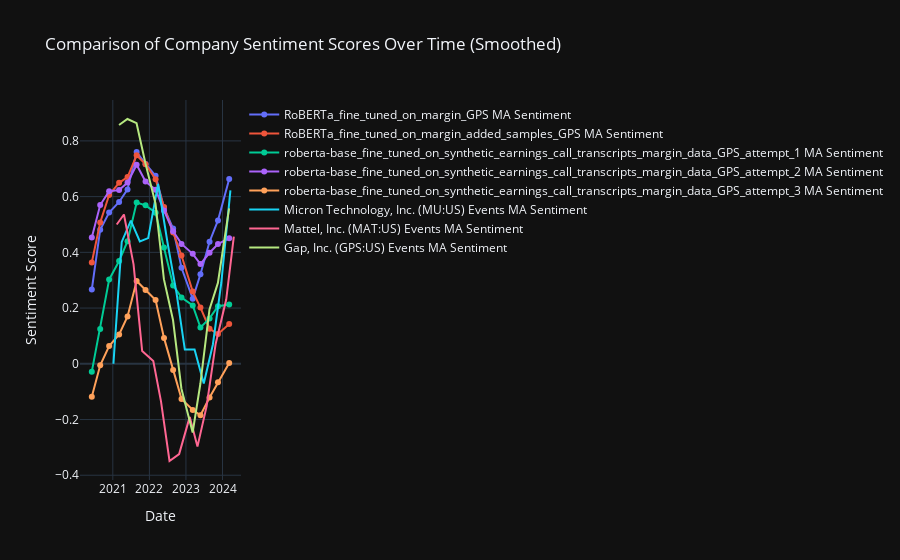

Source (notebook cell):
### Code cell
import pandas as pd
import plotly.graph_objects as go

# Load original data
overview_df = pd.read_csv("../overview_files_archive/overview_margin.csv")
overview_df['Date'] = pd.to_datetime(overview_df['Date'])

# Load financial events data
events_df = pd.read_csv("amenity_extractions.csv")
events_df['Financial Events Publication Date'] = pd.to_datetime(events_df['Financial Events Publication Date'])

# Rename columns for easier manipulation
events_df.rename(columns={
    'Financial Events Publication Date': 'Date',
    'Company Info Company': 'Company Ticker',
    'Financial Events Polarity': 'Polarity'
}, inplace=True)

# Calculate sentiment score for each date and company
polarity_count = events_df.groupby(['Date', 'Company Ticker', 'Polarity']).size().unstack(fill_value=0)
polarity_count['Sentiment Score'] = (polarity_count.get('pos', 0) - polarity_count.get('neg', 0)) / \
                                    (polarity_count.get('pos', 0) + polarity_count.get('neg', 0) + 1)

polarity_count.reset_index(inplace=True)

# Window size for moving average
window_size = 5

# Create a Plotly figure
fig = go.Figure()

# Plotting original data: moving average sentiment score
for company in overview_df['Company Ticker'].unique():
    company_df = overview_df[overview_df['Company Ticker'] == company].copy()
    company_df.sort_values('Date', inplace=True)
    company_df['MA Sentiment Score'] = company_df['Sentiment Score'].rolling(window=window_size, min_periods=1).mean()
    fig.add_trace(go.Scatter(x=company_df['Date'], y=company_df['MA Sentiment Score'], mode='lines+markers', name=f"{company} MA Sentiment"))

# Plotting new data: moving average of sentiment score from financial events
for company in polarity_count['Company Ticker'].unique():
    company_df = polarity_count[polarity_count['Company Ticker'] == company]
    company_df.sort_values('Date', inplace=True)
    company_df['MA Sentiment Score'] = company_df['Sentiment Score'].rolling(window=window_size, min_periods=1).mean()
    fig.add_trace(go.Scatter(x=company_df['Date'], y=company_df['MA Sentiment Score'], mode='lines', name=f"{company} Events MA Sentiment"))

# Update layout
fig.update_layout(title='Comparison of Company Sentiment Scores Over Time (Smoothed)',
                  xaxis_title='Date',
                  yaxis_title='Sentiment Score',
                  template='plotly_dark')

# Show the plot
fig.show()

### Figure 1 — Plotly figure (JSON) as saved in the notebook; plotly's stock layout.template omitted (floating-point values rounded to 4 significant figures)
{"data": [{"mode": "lines+markers", "name": "RoBERTa_fine_tuned_on_margin_GPS MA Sentiment", "type": "scatter", "x": ["2020-06-05T03:57:06", "2020-08-28T00:00:58", "2020-11-25T07:36:35", "2021-03-04T22:37:05", "2021-05-27T23:14:03", "2021-08-26T21:46:11", "2021-11-23T23:33:05", "2022-03-03T20:59:08", "2022-05-26T21:51:05", "2022-08-25T20:29:06", "2022-11-17T18:38:06", "2023-03-09T18:21:04", "2023-05-25T20:30:21", "2023-08-24T19:18:05", "2023-11-16T19:23:09", "2024-03-07T20:34:03"], "y": [0.2667, 0.4812, 0.543, 0.5809, 0.6258, 0.76, 0.7174, 0.6746, 0.56, 0.4855, 0.3447, 0.2339, 0.3211, 0.438, 0.5145, 0.6628]}, {"mode": "lines+markers", "name": "RoBERTa_fine_tuned_on_margin_added_samples_GPS MA Sentiment", "type": "scatter", "x": ["2020-06-05T03:57:06", "2020-08-28T00:00:58", "2020-11-25T07:36:35", "2021-03-04T22:37:05", "2021-05-27T23:14:03", "2021-08-26T21:46:11", "2021-11-23T23:33:05", "2022-03-03T20:59:08", "2022-05-26T21:51:05", "2022-08-25T20:29:06", "2022-11-17T18:38:06", "2023-03-09T18:21:04", "2023-05-25T20:30:21", "2023-08-24T19:18:05", "2023-11-16T19:23:09", "2024-03-07T20:34:03"], "y": [0.3636, 0.5074, 0.6059, 0.6494, 0.6703, 0.7483, 0.7164, 0.6621, 0.5623, 0.4715, 0.3885, 0.2594, 0.2019, 0.1257, 0.1073, 0.1432]}, {"mode": "lines+markers", "name": "roberta-base_fine_tuned_on_synthetic_earnings_call_transcripts_margin_data_GPS_attempt_1 MA Sentiment", "type": "scatter", "x": ["2020-06-05T03:57:06", "2020-08-28T00:00:58", "2020-11-25T07:36:35", "2021-03-04T22:37:05", "2021-05-27T23:14:03", "2021-08-26T21:46:11", "2021-11-23T23:33:05", "2022-03-03T20:59:08", "2022-05-26T21:51:05", "2022-08-25T20:29:06", "2022-11-17T18:38:06", "2023-03-09T18:21:04", "2023-05-25T20:30:21", "2023-08-24T19:18:05", "2023-11-16T19:23:09", "2024-03-07T20:34:03"], "y": [-0.02817, 0.1252, 0.3022, 0.3689, 0.4399, 0.5789, 0.5688, 0.5423, 0.417, 0.2813, 0.2376, 0.2093, 0.1304, 0.1629, 0.2064, 0.2125]}, {"mode": "lines+markers", "name": "roberta-base_fine_tuned_on_synthetic_earnings_call_transcripts_margin_data_GPS_attempt_2 MA Sentiment", "type": "scatter", "x": ["2020-06-05T03:57:06", "2020-08-28T00:00:58", "2020-11-25T07:36:35", "2021-03-04T22:37:05", "2021-05-27T23:14:03", "2021-08-26T21:46:11", "2021-11-23T23:33:05", "2022-03-03T20:59:08", "2022-05-26T21:51:05", "2022-08-25T20:29:06", "2022-11-17T18:38:06", "2023-03-09T18:21:04", "2023-05-25T20:30:21", "2023-08-24T19:18:05", "2023-11-16T19:23:09", "2024-03-07T20:34:03"], "y": [0.4534, 0.5696, 0.6193, 0.6233, 0.6503, 0.7142, 0.6543, 0.6247, 0.5497, 0.4755, 0.4303, 0.3947, 0.3578, 0.3985, 0.4296, 0.4506]}, {"mode": "lines+markers", "name": "roberta-base_fine_tuned_on_synthetic_earnings_call_transcripts_margin_data_GPS_attempt_3 MA Sentiment", "type": "scatter", "x": ["2020-06-05T03:57:06", "2020-08-28T00:00:58", "2020-11-25T07:36:35", "2021-03-04T22:37:05", "2021-05-27T23:14:03", "2021-08-26T21:46:11", "2021-11-23T23:33:05", "2022-03-03T20:59:08", "2022-05-26T21:51:05", "2022-08-25T20:29:06", "2022-11-17T18:38:06", "2023-03-09T18:21:04", "2023-05-25T20:30:21", "2023-08-24T19:18:05", "2023-11-16T19:23:09", "2024-03-07T20:34:03"], "y": [-0.1182, -0.005327, 0.06373, 0.1051, 0.17, 0.2973, 0.2649, 0.2292, 0.09295, -0.02229, -0.1259, -0.1656, -0.1846, -0.1207, -0.06657, 0.003227]}, {"mode": "lines", "name": "Micron Technology, Inc. (MU:US) Events MA Sentiment", "type": "scatter", "x": ["2021-01-07T00:00:00", "2021-03-31T00:00:00", "2021-06-30T00:00:00", "2021-09-28T00:00:00", "2021-12-20T00:00:00", "2022-03-29T00:00:00", "2022-06-30T00:00:00", "2022-09-29T00:00:00", "2022-12-21T00:00:00", "2023-03-28T00:00:00", "2023-06-28T00:00:00", "2023-09-27T00:00:00", "2023-12-20T00:00:00", "2024-03-20T00:00:00"], "y": [0, 0.4375, 0.5139, 0.439, 0.4512, 0.6455, 0.4371, 0.2538, 0.05095, 0.05095, -0.07061, 0.06939, 0.2908, 0.6223]}, {"mode": "lines", "name": "Mattel, Inc. (MAT:US) Events MA Sentiment", "type": "scatter", "x": ["2021-02-09T00:00:00", "2021-04-22T00:00:00", "2021-07-27T00:00:00", "2021-10-21T00:00:00", "2022-02-09T00:00:00", "2022-04-27T00:00:00", "2022-07-21T00:00:00", "2022-10-25T00:00:00", "2023-02-08T00:00:00", "2023-04-26T00:00:00", "2023-07-26T00:00:00", "2023-10-25T00:00:00", "2024-02-07T00:00:00", "2024-04-23T00:00:00"], "y": [0.5, 0.5357, 0.3571, 0.04563, 0.009841, -0.1346, -0.3489, -0.3239, -0.1906, -0.2972, -0.1528, 0.07222, 0.2306, 0.4568]}, {"mode": "lines", "name": "Gap, Inc. (GPS:US) Events MA Sentiment", "type": "scatter", "x": ["2021-03-04T00:00:00", "2021-05-27T00:00:00", "2021-08-26T00:00:00", "2021-11-23T00:00:00", "2022-03-03T00:00:00", "2022-05-26T00:00:00", "2022-08-25T00:00:00", "2022-11-17T00:00:00", "2023-03-09T00:00:00", "2023-05-25T00:00:00", "2023-08-24T00:00:00", "2023-11-16T00:00:00", "2024-03-07T00:00:00"], "y": [0.8571, 0.8786, 0.8635, 0.719, 0.5752, 0.3038, 0.1571, -0.08952, -0.2467, -0.07167, 0.195, 0.2902, 0.5577]}], "layout": {"title": {"text": "Comparison of Company Sentiment Scores Over Time (Smoothed)"}, "xaxis": {"title": {"text": "Date"}}, "yaxis": {"title": {"text": "Sentiment Score"}}}}
